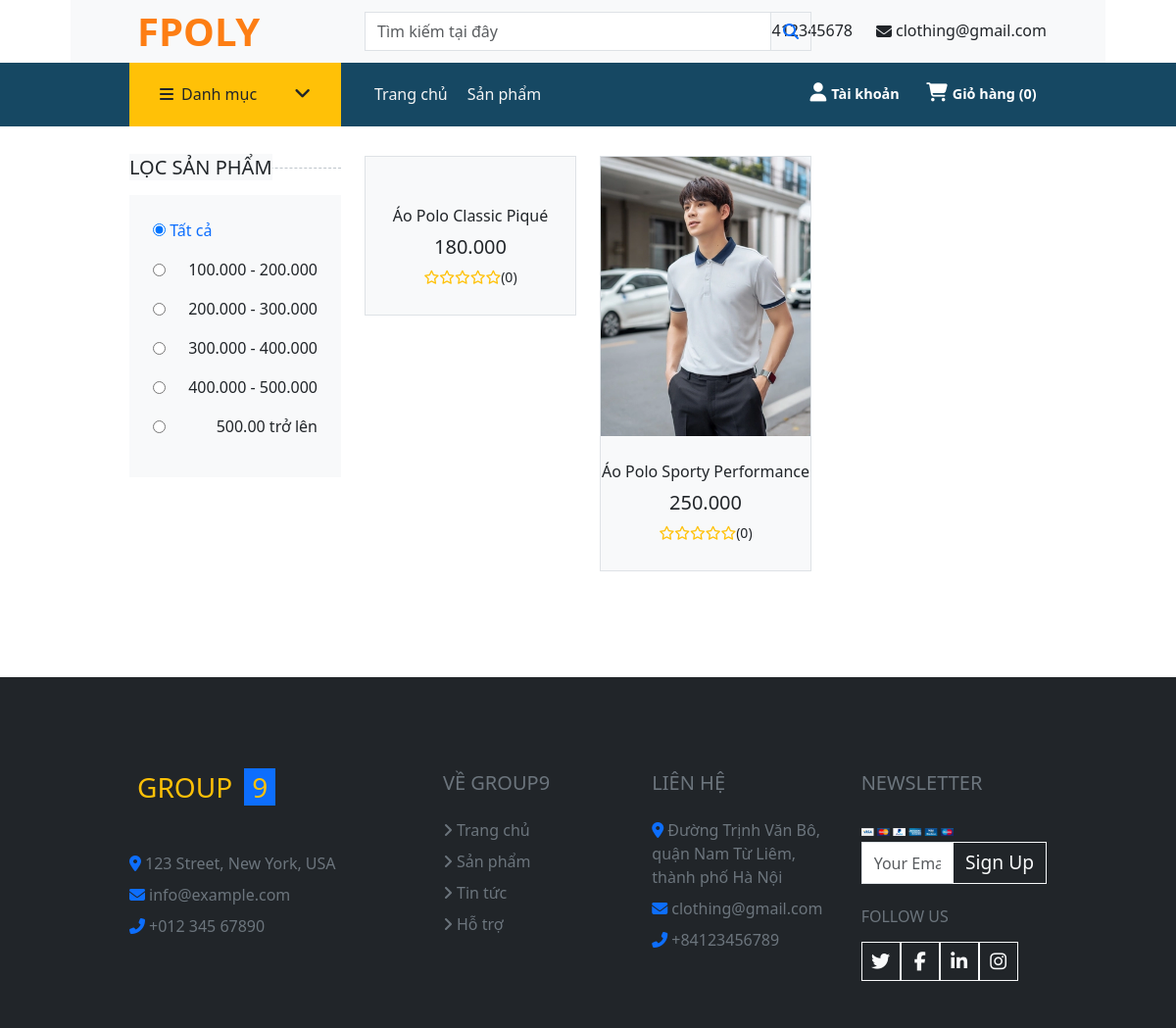
Page /index.php?act=product&category_id=2 on the committed database.
### tables this page shows
CREATE TABLE `products` (
  `product_id` int(11) NOT NULL,
  `product_name` varchar(100) NOT NULL,
  `product_code` varchar(50) NOT NULL,
  `product_image` varchar(100) NOT NULL,
  `price` int(11) NOT NULL,
  `description` text NOT NULL,
  `view` int(11) NOT NULL DEFAULT 0,
  `product_role` int(1) NOT NULL DEFAULT 0,
  `category_id` int(11) NOT NULL
);

### model/pdo.php (called while the page is built, shortened)
<?php
function pdo_get_connection(){
    $servername = "localhost";
    $username = "root";
    $password = "";
    try {
        $conn = new PDO("mysql:host=$servername;dbname=nhom9_duan1", $username, $password);
        $conn->setAttribute(PDO::ATTR_ERRMODE, PDO::ERRMODE_EXCEPTION);
        return $conn;
    } catch(PDOException $e) {
        echo "Connection failed: " . $e->getMessage();
    }
}
function pdo_query($sql){
    $sql_args=array_slice(func_get_args(),1);
    try{
        $conn=pdo_get_connection();
        $stmt=$conn->prepare($sql);
        $stmt->execute($sql_args);
        $rows=$stmt->fetchAll();
        return $rows;
    }
    catch(PDOException $e){
        throw $e;
    }
    finally{
        unset($conn);
    }
}
?>

### model/product.php (called while the page is built, shortened)
<?php
function listProduct($category_id = 0, $keyword = "", $trang = 0)
{
    $sql = "SELECT * FROM products
    Left join categories ON categories.category_id = products.category_id
    LEFT JOIN variants ON variants.product_code = products.product_code
    WHERE products.product_role = 0 AND variants.quantity_variants > 0";
    if ($category_id > 0) {
        $sql .= " and products.category_id ='" . $category_id . "'";
    }
    $sql .= " GROUP BY products.product_code ORDER BY product_id DESC limit " . 0 + 9 * $trang . "," . 9 + 9 * $trang;
    return pdo_query($sql);
}

### global.php (called while the page is built, shortened)
<?php
$dirt = 'image/';

### view/product.php (the view, shortened to what this page needs)
<div class="container-fluid">
    <div class="row px-xl-5">
        <div class="col-lg-3 col-md-4">
            <h5 class="section-title position-relative text-uppercase mb-3"><span class="bg-light pr-3 text-center">Lọc sản phẩm</span></h5>
            <div class="bg-light p-4 mb-30">
                <form>
                    <div class="custom-control custom-checkbox d-flex align-items-center justify-content-between mb-3">
                        <a href="index.php?act=product&page=1" >
                            <input type="radio" class="custom-control-input" id="price-0" value="0" name="price" checked>
                            <label class="custom-control-label" for="price-0">Tất cả</label>
                        </a>
                    </div>
                    <div class="custom-control custom-checkbox d-flex align-items-center justify-content-between mb-3">
                        <input type="radio" class="custom-control-input" id="price-1" value="1" onclick="chon_btn_gia(1)" name="price">
                        <label class="custom-control-label" for="price-1" onclick="chon_btn_gia(1)">100.000 - 200.000</label>
                    </div>
                    <div class="custom-control custom-checkbox d-flex align-items-center justify-content-between mb-3">
                        <input type="radio" class="custom-control-input" id="price-2" value="2" onclick="chon_btn_gia(2)" name="price">
                        <label class="custom-control-label" for="price-2" onclick="chon_btn_gia(2)">200.000 - 300.000</label>
                    </div>
                    <div class="custom-control custom-checkbox d-flex align-items-center justify-content-between mb-3">
                        <input type="radio" class="custom-control-input" id="price-3" value="3" onclick="chon_btn_gia(3)" name="price">
                        <label class="custom-control-label" for="price-3" onclick="chon_btn_gia(3)">300.000 - 400.000</label>
                    </div>
                    <div class="custom-control custom-checkbox d-flex align-items-center justify-content-between mb-3">
                        <input type="radio" class="custom-control-input" id="price-4" value="4" onclick="chon_btn_gia(4)" name="price">
                        <label class="custom-control-label" for="price-4" onclick="chon_btn_gia(4)">400.000 - 500.000</label>
                    </div>
                    <div class="custom-control custom-checkbox d-flex align-items-center justify-content-between mb-3">
                        <input type="radio" class="custom-control-input" id="price-5" value="5" onclick="chon_btn_gia(5)" name="price">
                        <label class="custom-control-label" for="price-5" onclick="chon_btn_gia(5)">500.00 trở lên</label>
                    </div>
                </form>
            </div>
        </div>
        <div class="col-lg-9 col-md-8 listproduct">
            <div class="row pb-3">
                <?php foreach ($listProduct as $product) {
                    extract($product);
                    $rate = select_avg_rate($product_id);
                    if (!empty($rate['avg_star']) && !empty($rate['total_star'])) {
                        $avg_star = $rate['avg_star'];
                        $total_star = $rate['total_star'];
                    } else {
                        $avg_star = 0;
                        $total_star = 0;
                    }
                ?>
                    <div class="col-lg-4 col-md-6 col-sm-6 pb-1">
                        <div class="product-item bg-light mb-4 border">
                            <div class="product-img position-relative overflow-hidden">
                                <img class="img-fluid w-100" src="<?= $dirt . $product_image ?>" alt="">
                                <div class="product-action">
                                </div>
                            </div>
                            <div class="text-center py-4">
                                <a class="h6 text-decoration-none text-truncate" href="index.php?act=detailProduct&product_id=<?= $product_id ?>&product_code=<?= $product_code ?>"><?= $product_name ?></a>
                                <div class="d-flex align-items-center justify-content-center mt-2">
                                    <h5><?= number_format($price, 0, ',', '.'); ?></h5>
                                </div>
                                <div class="d-flex align-items-center justify-content-center mb-1">
                                    <?php if ($avg_star < 1) { ?>
                                        <small class="far fa-star text-warning mr-1"></small>
                                        <small class="far fa-star text-warning mr-1"></small>
                                        <small class="far fa-star text-warning mr-1"></small>
                                        <small class="far fa-star text-warning mr-1"></small>
                                        <small class="far fa-star text-warning mr-1"></small>
                                    <?php } else if ($avg_star <= 1.2) { ?>
                                        <small class="fa fa-star text-warning mr-1"></small>
                                        <small class="far fa-star text-warning mr-1"></small>
                                        <small class="far fa-star text-warning mr-1"></small>
                                        <small class="far fa-star text-warning mr-1"></small>
                                        <small class="far fa-star text-warning mr-1"></small>
                                    <?php } else if ($avg_star <= 1.7) { ?>
                                        <small class="fa fa-star text-warning mr-1"></small>
                                        <small class="fa fa-star-half-alt text-warning mr-1"></small>
                                        <small class="far fa-star text-warning mr-1"></small>
                                        <small class="far fa-star text-warning mr-1"></small>
                                        <small class="far fa-star text-warning mr-1"></small>
                                    <?php } else if ($avg_star <= 2.2) { ?>
                                        <small class="fa fa-star text-warning mr-1"></small>
                                        <small class="fa fa-star text-warning mr-1"></small>
                                        <small class="far fa-star text-warning mr-1"></small>
                                        <small class="far fa-star text-warning mr-1"></small>
                                        <small class="far fa-star text-warning mr-1"></small>
                                    <?php } else if ($avg_star <= 2.7) { ?>
                                        <small class="fa fa-star text-warning mr-1"></small>
                                        <small class="fa fa-star text-warning mr-1"></small>
                                        <small class="fa fa-star-half-alt text-warning mr-1"></small>
                                        <small class="far fa-star text-warning mr-1"></small>
                                        <small class="far fa-star text-warning mr-1"></small>
                                    <?php } else if ($avg_star <= 3.2) { ?>
                                        <small class="fa fa-star text-warning mr-1"></small>
                                        <small class="fa fa-star text-warning mr-1"></small>
                                        <small class="fa fa-star text-warning mr-1"></small>
                                        <small class="far fa-star text-warning mr-1"></small>
                                        <small class="far fa-star text-warning mr-1"></small>
                                    <?php } else if ($avg_star <= 3.7) { ?>
                                        <small class="fa fa-star text-warning mr-1"></small>
                                        <small class="fa fa-star text-warning mr-1"></small>
                                        <small class="fa fa-star text-warning mr-1"></small>
                                        <small class="fa fa-star-half-alt text-warning mr-1"></small>
                                        <small class="far fa-star text-warning mr-1"></small>
                                    <?php } else if ($avg_star <= 4.2) { ?>
                                        <small class="fa fa-star text-warning mr-1"></small>
                                        <small class="fa fa-star text-warning mr-1"></small>
                                        <small class="fa fa-star text-warning mr-1"></small>
                                        <small class="fa fa-star text-warning mr-1"></small>
                                        <small class="far fa-star text-warning mr-1"></small>
                                    <?php } else if ($avg_star <= 4.7) { ?>
                                        <small class="fa fa-star text-warning mr-1"></small>
                                        <small class="fa fa-star text-warning mr-1"></small>
                                        <small class="fa fa-star text-warning mr-1"></small>
                                        <small class="fa fa-star text-warning mr-1"></small>
                                        <small class="fa fa-star-half-alt text-warning mr-1"></small>
                                    <?php } ?>
                                    <small>(<?= $total_star ?>)</small>
                                </div>
                            </div>
                        </div>
                    </div>
                <?php } ?>
                <div class="col-12">
                </div>
            </div>
        </div>
    </div>
</div>

### rows in the picture
products: product_name "Áo Polo Classic Piqué", price "180.000", total_star "0"
products: product_image (picture), product_name "Áo Polo Sporty Performance", price "250.000", total_star "0"

### other values in the picture
$count_cart "0"
